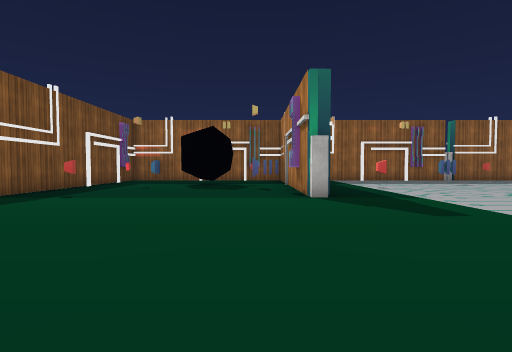
[1] (above)

24 first-person views from a walk through a Unity game level. The camera is 1.2 m above the floor, tilts 2° down and sees 85° across. The floor is counted in squares, 2 m on a side. Each view is taken from the middle of a square. On the plan, view 1 faces up. The plan holds only what a view shows up to about 9 squares ahead; the rest is blank. The place goes on beyond the plan. The player is left out. Some surface patterns are stand-ins.

[2]
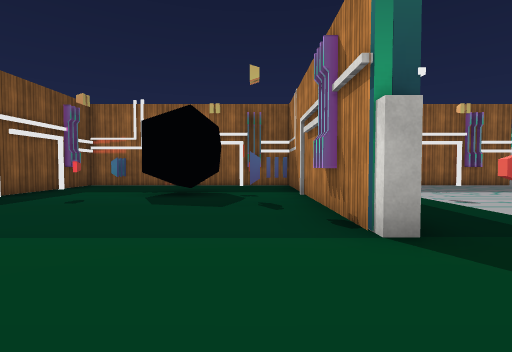

[3]
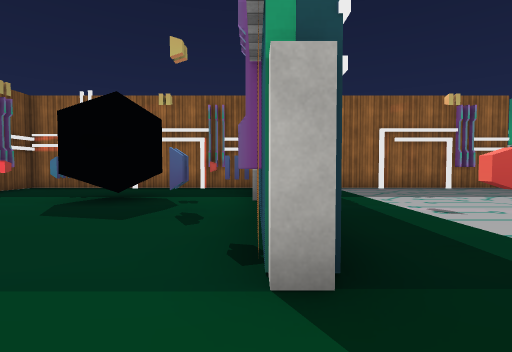

[4]
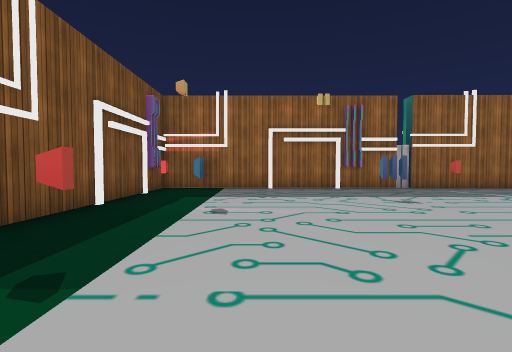

[5]
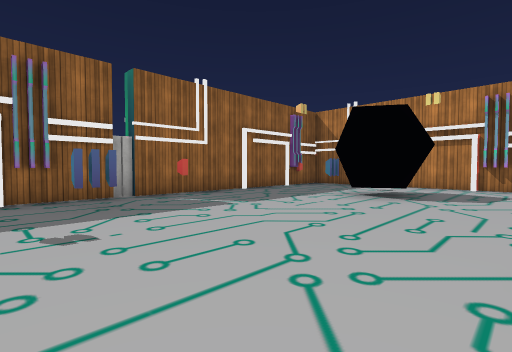

[6]
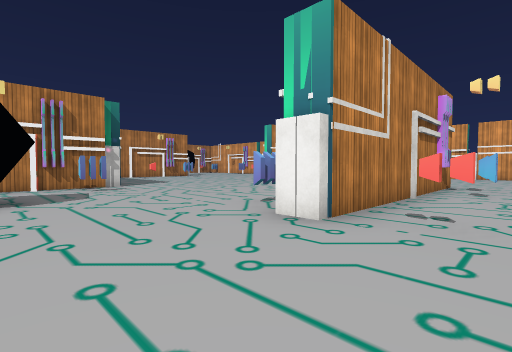

[7]
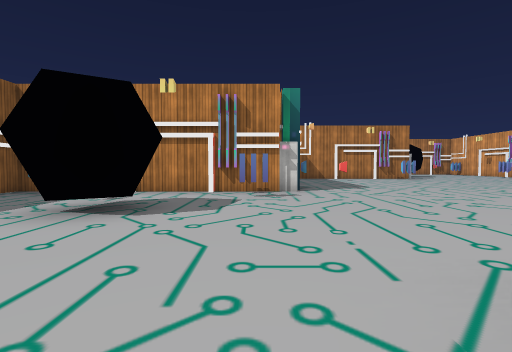

[8]
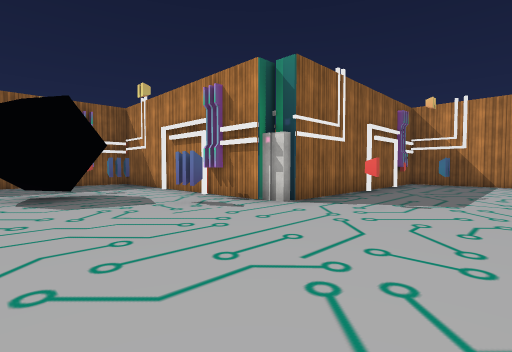

[9]
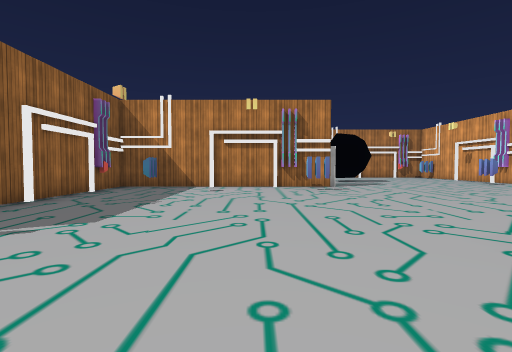

[10]
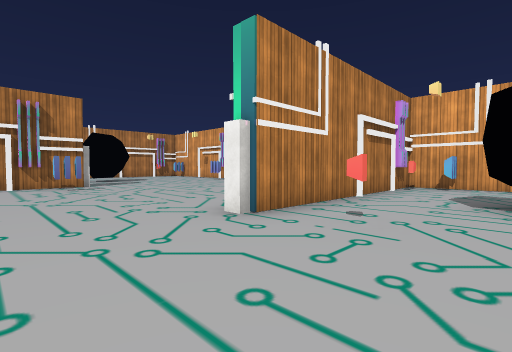

[11]
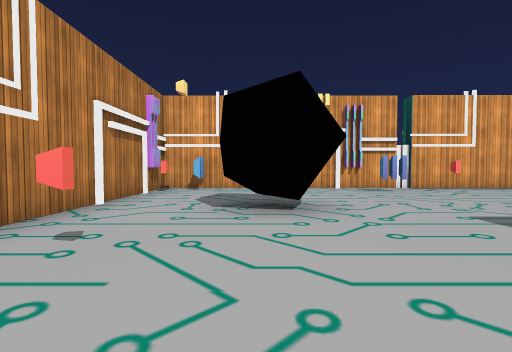

[12]
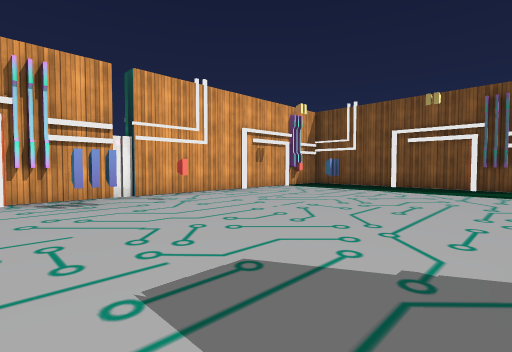

[13]
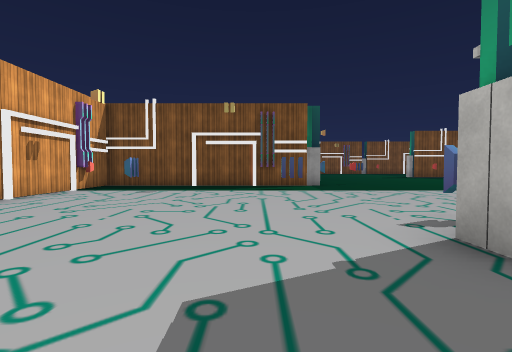

[14]
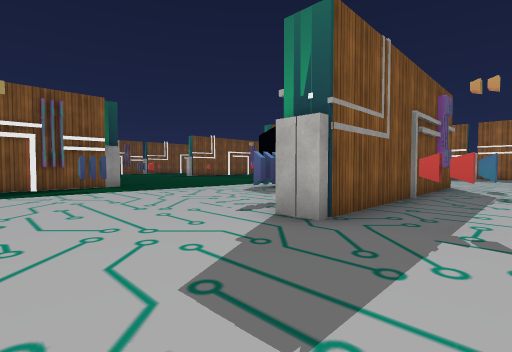

[15]
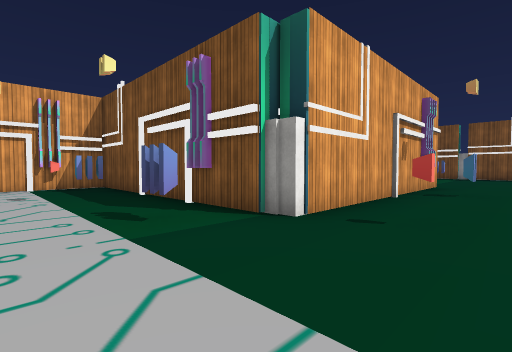

[16]
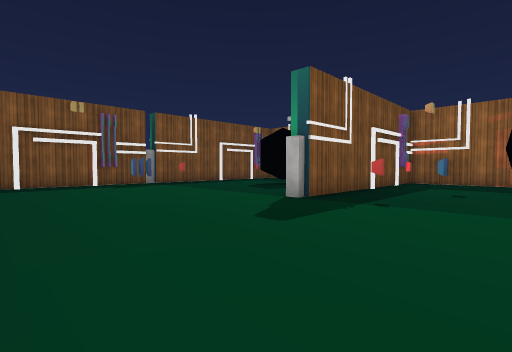

[17]
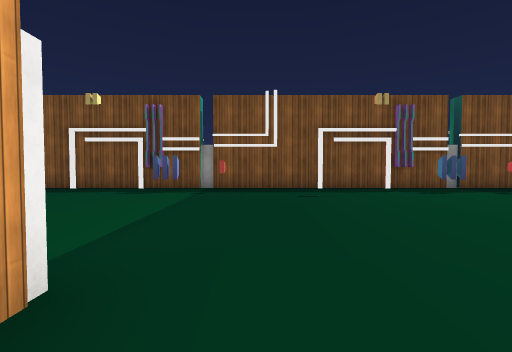

[18]
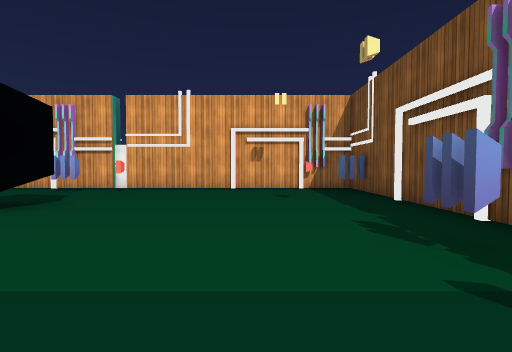

[19]
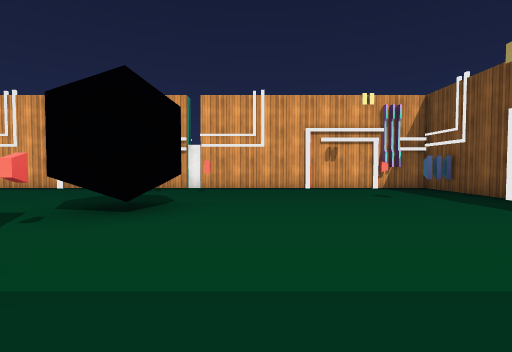

[20]
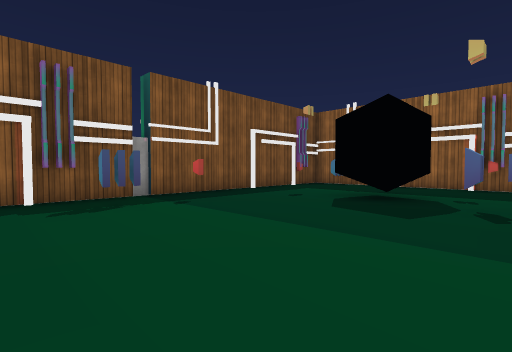

[21]
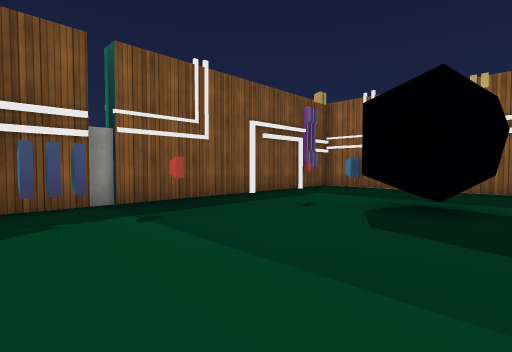

[22]
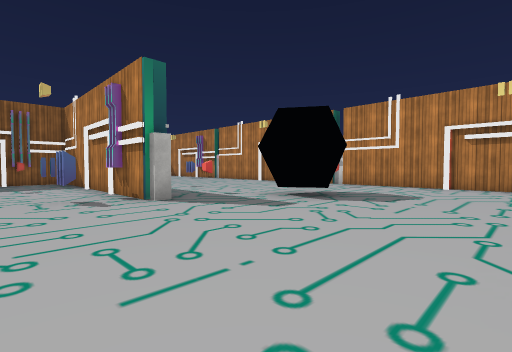

[23]
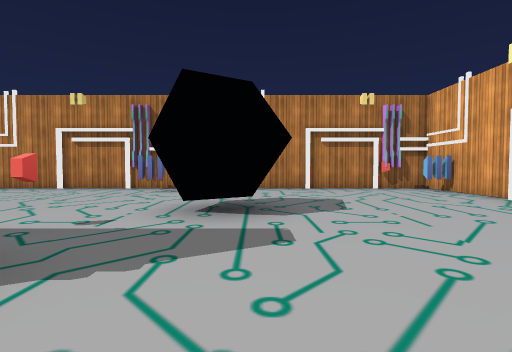

[24]
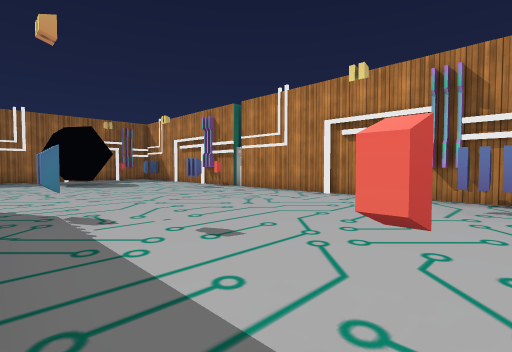

### Floor plan
Points are (right, up) in squares from view 1. A wall is a line through its corners. A room is listed if a view was taken in it or the views show most of it. See-through windows are left out.
Room 1 (views 1, 2, 3, 4, 5, 6, 7, 8, 9, 10, 11, 12, 13, 14, 15, 16, 17, 18, 19, 20, 21, 22, 23, 24)
walls: (7.6, -1.3) (7.6, 5.3) (8.4, 5.3) (8.4, -1.3) (7.6, -1.3); (2.6, -1.8) (2.6, -2.4); (1.5, -1.3) (1.5, -7.5) (10.5, -7.5); (1.5, 5.3) (1, 5.3) (1, 11.6) (-5.1, 11.6) (-5.1, 5.2); (1.7, -2.4) (1.7, -2.9); (13.4, 5.7) (13.4, 6.4); (0.8, 6.5) (0.8, 7.1); (7.5, 10.5) (6.9, 10.5); (14.3, 6.4) (14.3, 6.9); (6.9, 11.4) (6.4, 11.4); (2, 10.5) (1.5, 10.5); (1.8, -6.4) (2.5, -6.4); (0.9, 10.5) (0.2, 10.5); (2.6, 11.5) (2.6, 10.9); (12.4, -7.5) (14.5, -7.5) (14.5, -1.3); (14, -6.4) (14.5, -6.4); (14.2, 10.5) (13.6, 10.5); (13.5, 11.4) (13, 11.4); (13.4, -7.5) (13.4, -6.9); (0.2, 11.4) (-0.2, 11.4); (-5.4, -1) (1.3, -1) (1.3, -1.4); (20, -0.9) (20, -0.3); (20.2, 4.7) (19.8, 4.7); (20.9, 3.8) (20.2, 3.8); (-3.9, 11.5) (-3.9, 10.9); (21.1, -1.4) (21.1, 4.9) (14.5, 4.9) (14.5, 11.6) (1.5, 11.6) (1.5, 6.6); (-4.9, -6.4) (-4.2, -6.4); (-6.4, 11.6) (-11.5, 11.6) (-11.5, -7.5) (0, -7.5); (-10.4, -1.8) (-10.4, -2.4); (-11.4, 4.2) (-11.4, 3.6); (-11.4, -2.4) (-11.4, -3); (26.4, -0.9) (26.4, -0.2); (26.4, 5.8) (26.4, 6.4); (-10.4, 11.6) (-10.4, 10.9); (24.9, -7.5) (27.5, -7.5) (27.5, -1.8); (-11.6, -6.4) (-10.9, -6.4); (-11.4, 10.9) (-11.4, 10.4); (27.4, -0.2) (27.4, 0.4); (27.5, -0.9) (27.5, 6.2); (26.4, -7.6) (26.4, -6.9)
ways out: gap at (7, 11); gap at (14, 6); gap at (27, 6)
objects: other object (-9, 8) to (-7, 9); other object (-6, -4) to (-5, -3); other object (-2, 9) to (-1, 10); other object (4, 2) to (5, 3); other object (11, -5) to (12, -4); other object (11, 8) to (12, 9); other object (23, -3) to (24, -2); other object (24, 9) to (25, 10)

Where each view was taken, in squares from view 1:
view 1: 0 up, 0 right, facing up
view 2: 3 up, 0 right, facing up
view 3: 4 up, 1 right, facing up
view 4: 4 up, 4 right, facing up
view 5: 6 up, 6 right, facing up-right
view 6: 8 up, 6 right, facing down-right
view 7: 6 up, 8 right, facing right
view 8: 2 up, 11 right, facing up-right
view 9: 1 up, 13 right, facing right
view 10: 1 up, 12 right, facing down-right
view 11: 0 up, 12 right, facing down
view 12: 2 down, 10 right, facing down-left
view 13: 3 down, 10 right, facing left
view 14: 4 down, 10 right, facing up-left
view 15: 1 up, 4 right, facing down-left
view 16: 1 up, 2 left, facing up-left
view 17: 0 up, 4 left, facing left
view 18: 0 up, 9 left, facing down
view 19: 0 up, 7 left, facing down
view 20: 3 up, 6 left, facing up-left
view 21: 4 up, 7 left, facing up-left
view 22: 6 down, 19 right, facing up-right
view 23: 3 down, 20 right, facing right
view 24: 1 down, 22 right, facing up-right
